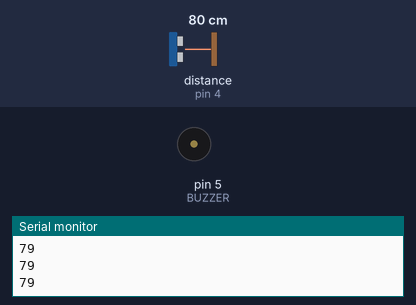
This sketch was run on a simulated Arduino Uno, built with avr-gcc and run on an emulated ATmega328P. Parts: buzzer (waves = sounding), the last lines printed to the serial monitor. Wiring (inferred from the names in the program): ultrasonic range finder: trigger pin 3; echo pin 4. Inputs (shaded band) come from the test bench; at power-on: distance to the obstacle (sensor on pin 4) 80 cm. The echo pulse lasts 58.3 µs per cm.

Above: at 1.2 s.
1.3 s: distance to the obstacle (sensor on pin 4) set to 18 cm
2.8 s: distance to the obstacle (sensor on pin 4) set to 16 cm
At 5.7 s:
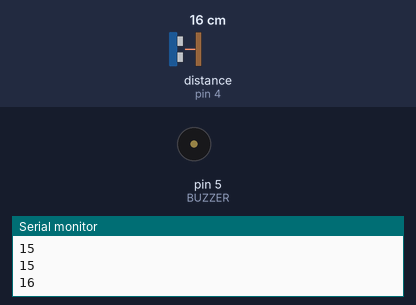
5.8 s: distance to the obstacle (sensor on pin 4) set to 2 cm
At 6.8 s:
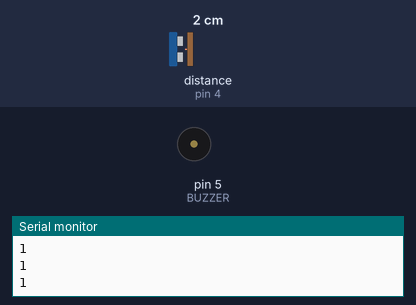
7.3 s: distance to the obstacle (sensor on pin 4) set to 9 cm
At 8.5 s:
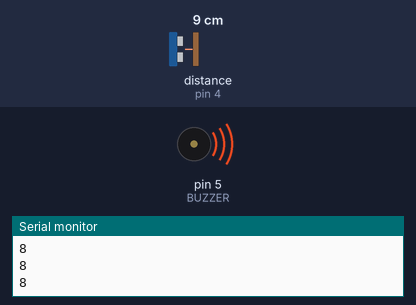
Timing chart, 0 to 9.8 s (numbered marks = the images above; inputs shaded):
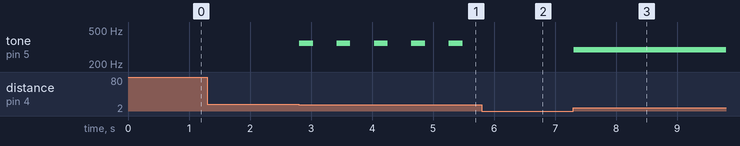

Measured:
- the behaviour switches between 18 and 17 cm on distance to the obstacle (sensor on pin 4) (found by bisection; images 0 and 1)
- after the input at 2.8 s, tone on pin 5 (BUZZER): alternates 349 Hz for 0.23 s and silent for 0.39 s, starting at once
- after the input at 5.8 s, tone on pin 5 (BUZZER): stops changing and stays silent
- after the input at 7.3 s, tone on pin 5 (BUZZER): silent → 293 Hz at once

The sketch:

BUZZER_CANCION.ino
```cpp
/*
 Fundación Kinal
 Centro Educativo Técnico Laboral Kinal
 Electrónica
 Grado: Quinto
 Sección: A
 Curso: Taller de Electrónica Digital y Reparación de Computadoras I
 Nombre: Luis Alexander Racanac Canahui
 Carné: 2022083

*/
#define TRIG 3
#define ECHO 4
#define BUZZER 5
int DURACION;
int DISTANCIA;

void pines_salida();
void pines_entrada();
void conteo_funcion();

void setup() {
  Serial.begin(9600);
  pines_salida();
  pines_entrada();
}

void loop() {
 conteo_funcion();
}
void pines_salida(){
  pinMode(TRIG, OUTPUT);
  pinMode(BUZZER, OUTPUT);
}
void pines_entrada(){
  pinMode(ECHO, INPUT);
}
void conteo_funcion(){
  digitalWrite(TRIG, HIGH);
  delay(1);
  digitalWrite(TRIG, LOW);
  DURACION = pulseIn(ECHO, HIGH);
  DISTANCIA = DURACION / 58.2;
  Serial.println(DISTANCIA);
  if(DISTANCIA==4){
    tone(BUZZER, 261,626);
    delay(500);
  }else{
    if(DISTANCIA==8){
     tone(BUZZER, 293,665);
     delay(500);
    }else{
      if(DISTANCIA==12){
        tone(BUZZER, 329,628);
        delay(500);
      }else{
        if(DISTANCIA==16){
           tone(BUZZER, 349,228);
           delay(500);
      }else{
        if(DISTANCIA==20){
          tone(BUZZER, 391,995);
          delay(500);
        }else{
          if(DISTANCIA==24){
             tone(BUZZER, 440,000);
             delay(500);
        }else{
          if(DISTANCIA==28){
            tone(BUZZER, 466,164);
            delay(500);
          }else{
            if(DISTANCIA==30){
            tone(BUZZER, 523,251);
            delay(500);
        }
       }
      }
     }
    }
   }
  }
 }
}
```
